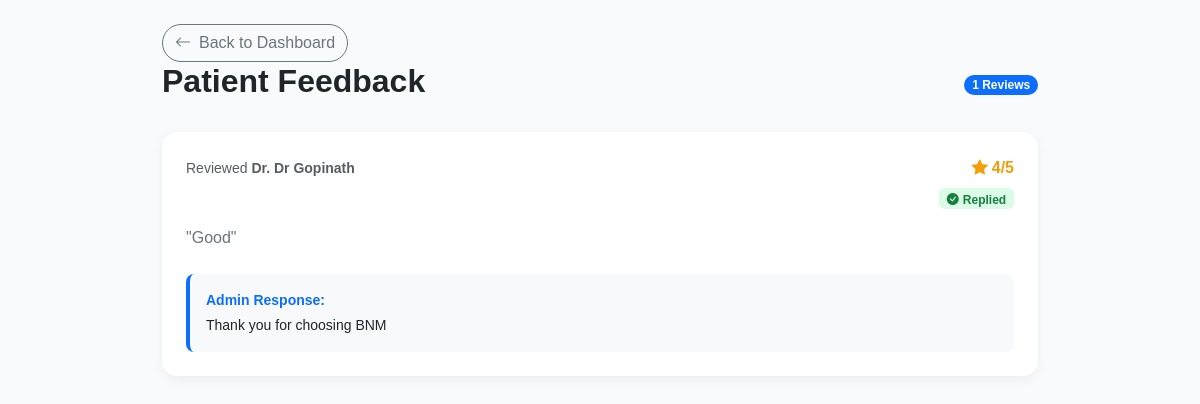
Screenshot of /view-reviews/ with the database file from the repository.
### new_app/models.py (models this page shows, shortened)
class Review(models.Model):
    patient = models.ForeignKey('Patient', on_delete=models.CASCADE)
    doctor = models.ForeignKey('Doctor', on_delete=models.CASCADE)
    rating = models.IntegerField()
    comment = models.TextField()
    reply = models.TextField(null=True, blank=True)
    created_at = models.DateTimeField(auto_now_add=True)

class Doctor(models.Model):
    reg_user = models.OneToOneField(Register, on_delete=models.CASCADE, related_name='doctor_profile')
    doctor_name = models.CharField(max_length=50)
    specialization = models.CharField(max_length=100)
    email = models.EmailField()
    image = models.ImageField(upload_to='doctors/')

### new_app/admin_views.py (the view)
# urls.py: path('view-reviews/', admin_views.view_review, name='view_review'),
def view_review(request):
    if request.user.is_authenticated and hasattr(request.user, 'is_doctor') and request.user.is_doctor:
        reviews = Review.objects.filter(doctor__reg_user=request.user)
    else:
        reviews = Review.objects.all()
    return render(request, 'admin/view_review.html', {'reviews': reviews})

### templates/admin/view_review.html (shortened to what this page needs)
<!DOCTYPE html>
<html lang="en">
<head>
    <link href="https://cdn.jsdelivr.net/npm/bootstrap@5.3.2/dist/css/bootstrap.min.css" rel="stylesheet">
    <link rel="stylesheet" href="https://cdn.jsdelivr.net/npm/bootstrap-icons@1.11.1/font/bootstrap-icons.css">
</head>
<body class="p-4">
    <div class="container" style="max-width: 900px;">
        <a href="{% url 'admin_viewbase' %}" class="btn btn-outline-secondary rounded-pill">
                <i class="bi bi-arrow-left me-2"></i>Back to Dashboard
            </a>
        <div class="d-flex justify-content-between align-items-center mb-4">
            <h2 class="fw-bold">Patient Feedback</h2>
            <span class="badge bg-primary rounded-pill">{{ reviews.count }} Reviews</span>
        </div>
        {% for r in reviews %}
        <div class="card review-card mb-4">
            <div class="card-body p-4">
                <div class="d-flex justify-content-between align-items-start mb-3">
                    <div>
                        <small class="text-muted">Reviewed <strong>Dr. {{ r.doctor.doctor_name }}</strong></small>
                    </div>
                    <div class="text-end">
                        <div class="rating-stars"><i class="bi bi-star-fill me-1"></i>{{ r.rating }}/5</div>
                        {% if r.reply %}
                            <span class="badge badge-reply mt-2"><i class="bi bi-check-circle-fill me-1"></i>Replied</span>
                        {% endif %}
                    </div>
                </div>
                <p class="text-secondary italic mb-4">"{{ r.comment }}"</p>
                {% if r.reply %}
                <div class="bg-light p-3 rounded-3 border-start border-primary border-4">
                    <small class="fw-bold text-primary d-block mb-1">Admin Response:</small>
                    <p class="mb-0 small text-dark">{{ r.reply }}</p>
                </div>
                {% else %}
                <a href="{% url 'reply_review' r.id %}" class="btn btn-outline-primary btn-sm rounded-pill px-4">
                    <i class="bi bi-reply me-1"></i> Write a Reply
                </a>
                {% endif %}
            </div>
        </div>
        {% empty %}
        <div class="text-center py-5">
            <p class="text-muted">No reviews available to display.</p>
        </div>
        {% endfor %}
    </div>
</body>
</html>

### templates/admin/view_review.html (style rules this page uses)
body { background: #f8fafc; font-family: 'Plus Jakarta Sans', sans-serif; }
.review-card { border: none; border-radius: 15px; box-shadow: 0 4px 12px rgba(0,0,0,0.05); transition: 0.3s; }
.rating-stars { color: #f59e0b; font-weight: bold; }
.badge-reply { background: #dcfce7; color: #15803d; font-size: 0.75rem; }

### rows the page displays
Review: doctor.doctor_name "Dr Gopinath", rating "4", shows "Replied", comment "Good", reply "Thank you for choosing BNM"

### other values shown
{{ reviews.count }} "1"
